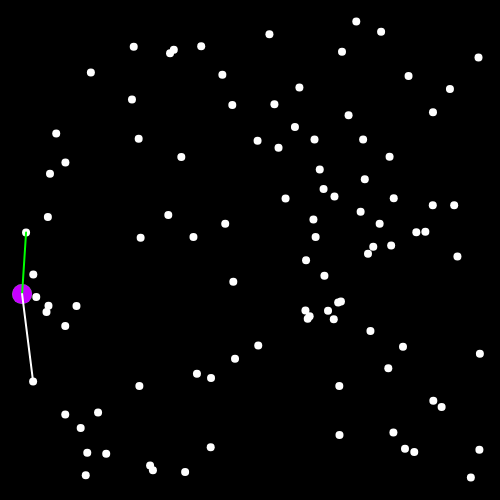
Frame 1 (no input)
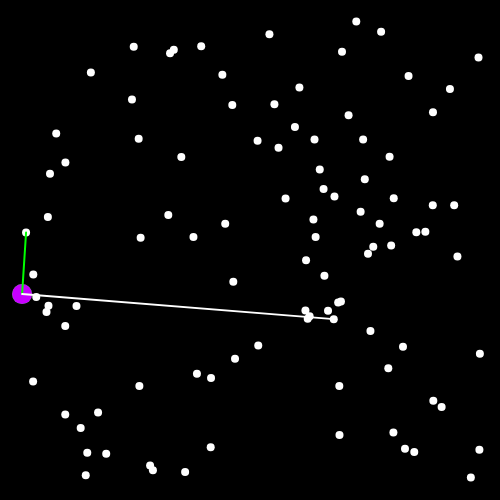
Frame 60 (no input)
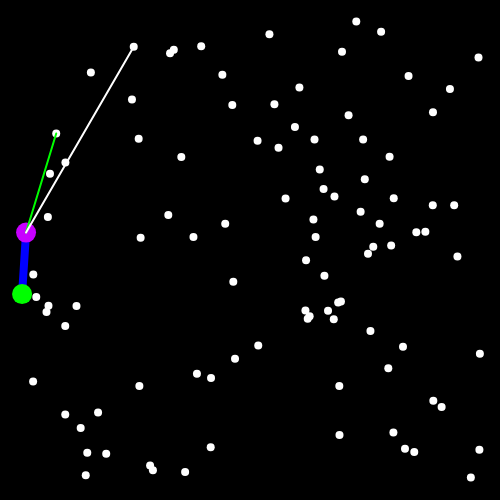
Frame 120 (the mouse pressed at the canvas centre since frame 60)

The p5.js sketch that drew these frames (run headless with seeded random() and noise() and a simulated clock; from frame 60 on, the mouse is pressed at the canvas centre):

// p5.js sketch
// ── sketch.js

const pontos = []
const hull = []
let extremoEsq
let verticeAtual
let index
let proxIndex = -1
let proxVertice

function setup() {
  createCanvas(500, 500)
  let buffer = 20
  for (let i = 0; i<100;i++){
  pontos.push(createVector(random(buffer,width-buffer), random(buffer,height-buffer)))
  }
  
  pontos.sort((a,b) => a.x - b.x)
  extremoEsq = pontos[0]
  verticeAtual = extremoEsq
  hull.push(verticeAtual)
  proxVertice = pontos[1]
  index = 2
}

function draw() {
  background(0)
  
  stroke(255)
  strokeWeight(8)
  for (let p of pontos){
    point(p.x,p.y)
  }
  
  stroke(0,0,255)
  fill(0,0,255,50)
  beginShape()
  for (let p of hull){
    vertex(p.x,p.y)
  }
  endShape(CLOSE)
  
  stroke(0,255,0)
  strokeWeight(20)
  point(extremoEsq.x,extremoEsq.y)
  
  stroke(200,0,255)
  strokeWeight(20)
  point(verticeAtual.x,verticeAtual.y)
  
  stroke(0,255,0)
  strokeWeight(2)
  line(verticeAtual.x, verticeAtual.y, proxVertice.x, proxVertice.y)
  
  let checando = pontos[index]
  stroke(255)
  line(verticeAtual.x, verticeAtual.y, checando.x, checando.y)
  
  const a = p5.Vector.sub(proxVertice, verticeAtual)
  const b = p5.Vector.sub(checando, verticeAtual)
  const vetorial = a.cross(b)
  if (vetorial.z < 0){
    proxVertice = checando
    proxIndex = index
  }
  index = index + 1
  if (index == pontos.length){
    if (proxVertice == extremoEsq){
      console.log('Pronto')
      noLoop()
    }else{
      hull.push(proxVertice)
      verticeAtual = proxVertice
      index = 0
      //pontos.splice(proxIndex,1)
      proxVertice = extremoEsq

    }
  }
}
